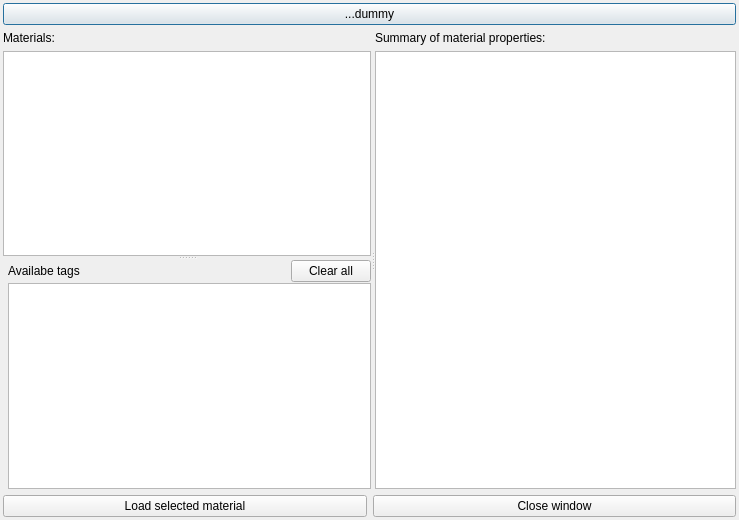
<?xml version="1.0" encoding="UTF-8"?>
<ui version="4.0">
 <class>AMaterialLibraryBrowser</class>
 <widget class="QDialog" name="AMaterialLibraryBrowser">
  <property name="geometry">
   <rect>
    <x>0</x>
    <y>0</y>
    <width>739</width>
    <height>520</height>
   </rect>
  </property>
  <property name="windowTitle">
   <string>Dialog</string>
  </property>
  <layout class="QVBoxLayout" name="verticalLayout_4">
   <property name="leftMargin">
    <number>3</number>
   </property>
   <property name="topMargin">
    <number>3</number>
   </property>
   <property name="rightMargin">
    <number>3</number>
   </property>
   <property name="bottomMargin">
    <number>3</number>
   </property>
   <item>
    <widget class="QPushButton" name="pbDummy">
     <property name="text">
      <string>...dummy</string>
     </property>
    </widget>
   </item>
   <item>
    <widget class="QSplitter" name="splitter_2">
     <property name="orientation">
      <enum>Qt::Horizontal</enum>
     </property>
     <widget class="QSplitter" name="splitter">
      <property name="orientation">
       <enum>Qt::Vertical</enum>
      </property>
      <widget class="QWidget" name="layoutWidget">
       <layout class="QVBoxLayout" name="verticalLayout_2">
        <item>
         <widget class="QLabel" name="label_2">
          <property name="text">
           <string>Materials:</string>
          </property>
         </widget>
        </item>
        <item>
         <widget class="QListWidget" name="lwMaterials"/>
        </item>
       </layout>
      </widget>
      <widget class="QWidget" name="layoutWidget">
       <layout class="QVBoxLayout" name="verticalLayout">
        <property name="spacing">
         <number>1</number>
        </property>
        <property name="leftMargin">
         <number>5</number>
        </property>
        <item>
         <layout class="QHBoxLayout" name="horizontalLayout_2">
          <property name="topMargin">
           <number>0</number>
          </property>
          <item>
           <widget class="QLabel" name="label">
            <property name="text">
             <string>Availabe tags</string>
            </property>
           </widget>
          </item>
          <item>
           <spacer name="horizontalSpacer">
            <property name="orientation">
             <enum>Qt::Horizontal</enum>
            </property>
            <property name="sizeHint" stdset="0">
             <size>
              <width>40</width>
              <height>20</height>
             </size>
            </property>
           </spacer>
          </item>
          <item>
           <widget class="QPushButton" name="pbClearTags">
            <property name="text">
             <string>Clear all</string>
            </property>
           </widget>
          </item>
         </layout>
        </item>
        <item>
         <widget class="QListWidget" name="lwTags"/>
        </item>
       </layout>
      </widget>
     </widget>
     <widget class="QWidget" name="layoutWidget">
      <layout class="QVBoxLayout" name="verticalLayout_3">
       <item>
        <widget class="QLabel" name="label_3">
         <property name="text">
          <string>Summary of material properties:</string>
         </property>
        </widget>
       </item>
       <item>
        <widget class="QPlainTextEdit" name="pte"/>
       </item>
      </layout>
     </widget>
    </widget>
   </item>
   <item>
    <layout class="QHBoxLayout" name="horizontalLayout">
     <item>
      <widget class="QPushButton" name="pbLoad">
       <property name="text">
        <string>Load selected material</string>
       </property>
      </widget>
     </item>
     <item>
      <widget class="QPushButton" name="pbClose">
       <property name="text">
        <string>Close window</string>
       </property>
      </widget>
     </item>
    </layout>
   </item>
  </layout>
 </widget>
 <resources/>
 <connections/>
</ui>
